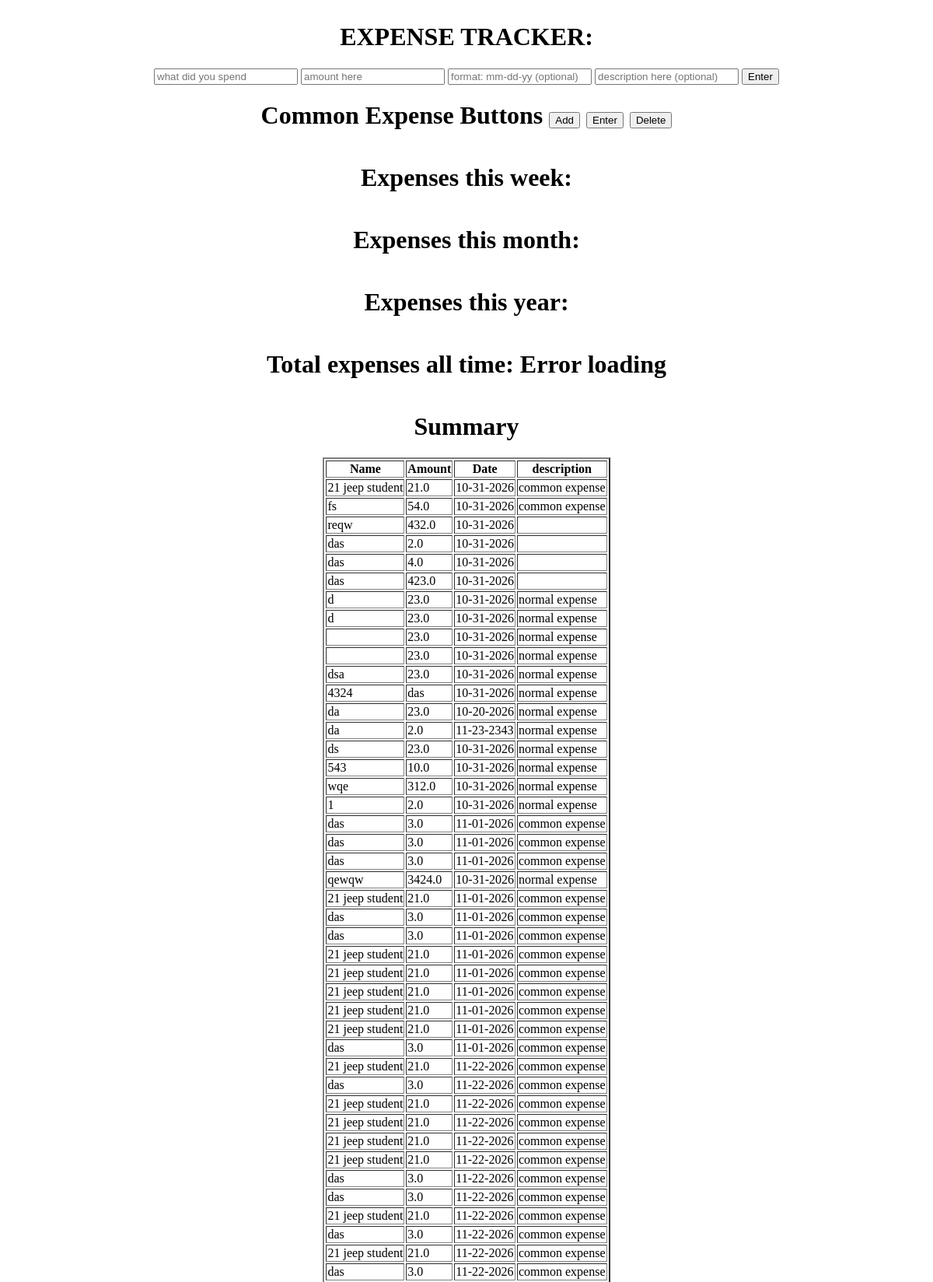
The page / (upper part) on the database its author committed.
### tables this page shows
CREATE TABLE expense (
                    name TEXT NOT NULL,
                    amount REAL NOT NULL,
                    date TEXT,
                    description TEXT
                        );

### app.py (the view)
@app.route("/")
def show_table():
    db = get_db()
    cursor = db.cursor()
    cursor.execute("SELECT name, amount, date, description FROM expense")
    items = cursor.fetchall()
    cursor.execute("SELECT name, amount, date FROM common_expense")
    common_expenses = cursor.fetchall()
    return render_template(
            "home.html",
            items=items,
            datetime=datetime,
            common_expenses=common_expenses
        )

### app.py (called while the page is built)
def get_db():
    db = getattr(g, '_database', None)
    if db is None:
        db = g._database = sqlite3.connect(DATABASE)
    return db

@app.teardown_appcontext
def close_connection(exception):
    db = getattr(g, '_database', None)
    if db is not None:
        db.close()

### templates/home.html (shortened to what this page needs)
<!DOCTYPE html>
<html lang="en">
<head>
</head>
<body>
    <h1>EXPENSE TRACKER:</h1>
    <form method="POST" action="/add">
        <input name="expense-name" placeholder="what did you spend" required>
        <input name="amount" placeholder="amount here" type="number" min="0" required>
        <input name="date" placeholder="format: mm-dd-yy (optional)">
        <input name="description" placeholder="description here (optional)">
        <button type="submit">Enter</button>
    </form>
    <h1>Common Expense Buttons
        <button type="button" id="add-common">Add</button>
        <button type="button" id="enter-common">Enter</button>
        <button type="button" id="delete-common-btn">Delete</button>
    </h1>
    <h1>Expenses this week: </h1>
    <h1>Expenses this month: </h1>
    <h1>Expenses this year: </h1>
    <h1>Total expenses all time: <span id="total-expenses"></span></h1>
    <h1>Summary</h1>
    <table border="2">
        <th>Name</th>
        <th>Amount</th>
        <th>Date</th>
        <th>description</th>
        {% for item in items %}
        <tr>
            <td>{{item[0]}}</td>
            <td>{{item[1]}}</td>
            <td>{{ datetime.strptime(item[2], "%Y-%m-%d").strftime("%m-%d-%Y") }}</td>
            <td>{{item[3]}}</td>
        </tr>
        {% endfor %}
    </table>
</body>
</html>

### templates/home.html (style rules this page uses)
body { display: flex; flex-direction: column; align-items: center; }

### rows shown on the page
expense: name "21 jeep student", amount "21.0", strptime "10-31-2026", description "common expense"
expense: name "fs", amount "54.0", strptime "10-31-2026", description "common expense"
expense: name "reqw", amount "432.0", strptime "10-31-2026"
expense: name "das", amount "2.0", strptime "10-31-2026"
expense: name "das", amount "4.0", strptime "10-31-2026"
expense: name "das", amount "423.0", strptime "10-31-2026"
expense: name "d", amount "23.0", strptime "10-31-2026", description "normal expense"
expense: name "d", amount "23.0", strptime "10-31-2026", description "normal expense"
expense: amount "23.0", strptime "10-31-2026", description "normal expense"
expense: amount "23.0", strptime "10-31-2026", description "normal expense"
expense: name "dsa", amount "23.0", strptime "10-31-2026", description "normal expense"
expense: name "4324", amount "das", strptime "10-31-2026", description "normal expense"
expense: name "da", amount "23.0", strptime "10-20-2026", description "normal expense"
expense: name "da", amount "2.0", strptime "11-23-2343", description "normal expense"
expense: name "ds", amount "23.0", strptime "10-31-2026", description "normal expense"
expense: name "543", amount "10.0", strptime "10-31-2026", description "normal expense"
expense: name "wqe", amount "312.0", strptime "10-31-2026", description "normal expense"
expense: name "1", amount "2.0", strptime "10-31-2026", description "normal expense"
expense: name "das", amount "3.0", strptime "11-01-2026", description "common expense"
expense: name "das", amount "3.0", strptime "11-01-2026", description "common expense"
expense: name "das", amount "3.0", strptime "11-01-2026", description "common expense"
expense: name "qewqw", amount "3424.0", strptime "10-31-2026", description "normal expense"
expense: name "21 jeep student", amount "21.0", strptime "11-01-2026", description "common expense"
expense: name "das", amount "3.0", strptime "11-01-2026", description "common expense"
expense: name "das", amount "3.0", strptime "11-01-2026", description "common expense"
expense: name "21 jeep student", amount "21.0", strptime "11-01-2026", description "common expense"
expense: name "21 jeep student", amount "21.0", strptime "11-01-2026", description "common expense"
expense: name "21 jeep student", amount "21.0", strptime "11-01-2026", description "common expense"
expense: name "21 jeep student", amount "21.0", strptime "11-01-2026", description "common expense"
expense: name "21 jeep student", amount "21.0", strptime "11-01-2026", description "common expense"
expense: name "das", amount "3.0", strptime "11-01-2026", description "common expense"
expense: name "21 jeep student", amount "21.0", strptime "11-22-2026", description "common expense"
expense: name "das", amount "3.0", strptime "11-22-2026", description "common expense"
expense: name "21 jeep student", amount "21.0", strptime "11-22-2026", description "common expense"
expense: name "21 jeep student", amount "21.0", strptime "11-22-2026", description "common expense"
expense: name "21 jeep student", amount "21.0", strptime "11-22-2026", description "common expense"
expense: name "21 jeep student", amount "21.0", strptime "11-22-2026", description "common expense"
expense: name "das", amount "3.0", strptime "11-22-2026", description "common expense"
expense: name "das", amount "3.0", strptime "11-22-2026", description "common expense"
expense: name "21 jeep student", amount "21.0", strptime "11-22-2026", description "common expense"
expense: name "das", amount "3.0", strptime "11-22-2026", description "common expense"
expense: name "21 jeep student", amount "21.0", strptime "11-22-2026", description "common expense"
expense: name "das", amount "3.0", strptime "11-22-2026", description "common expense"
